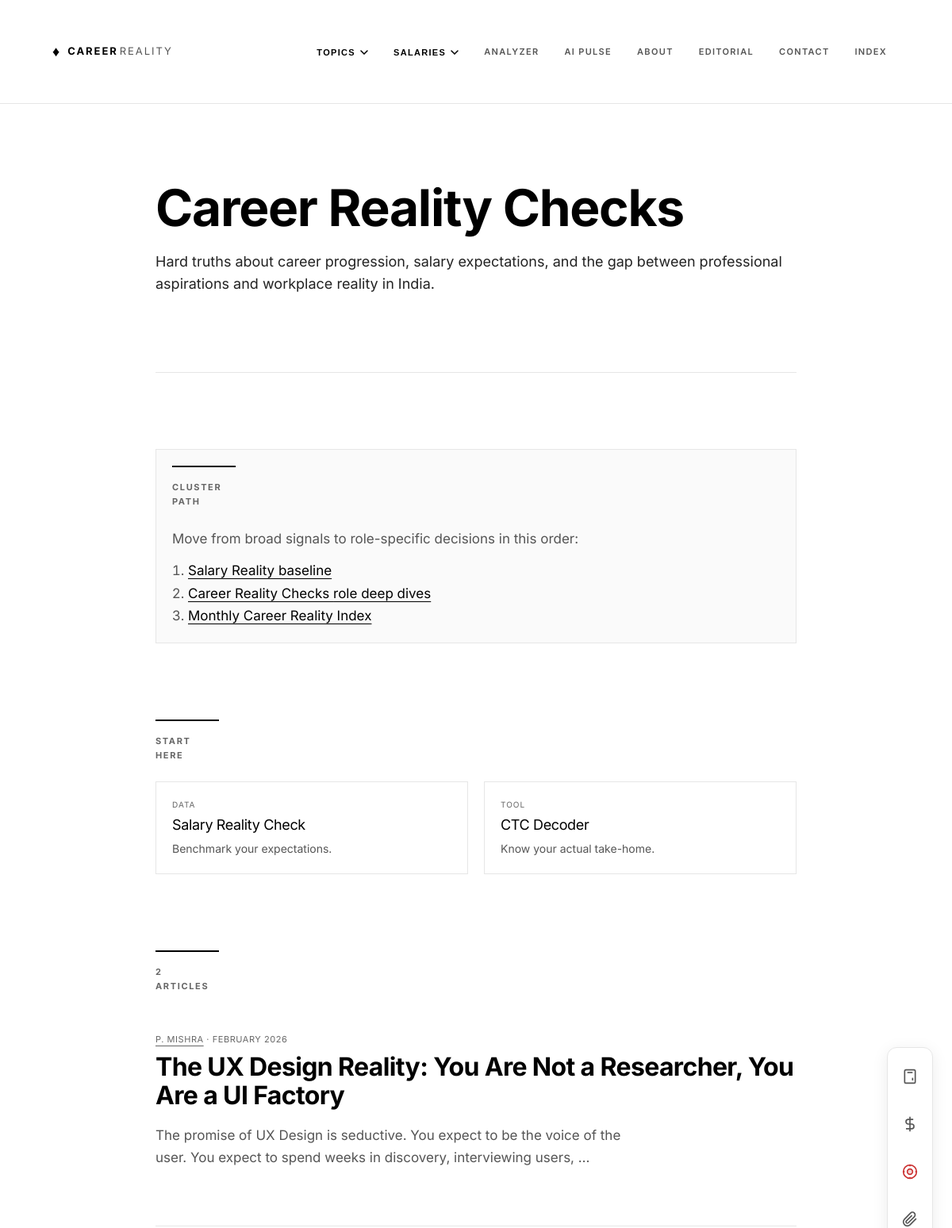
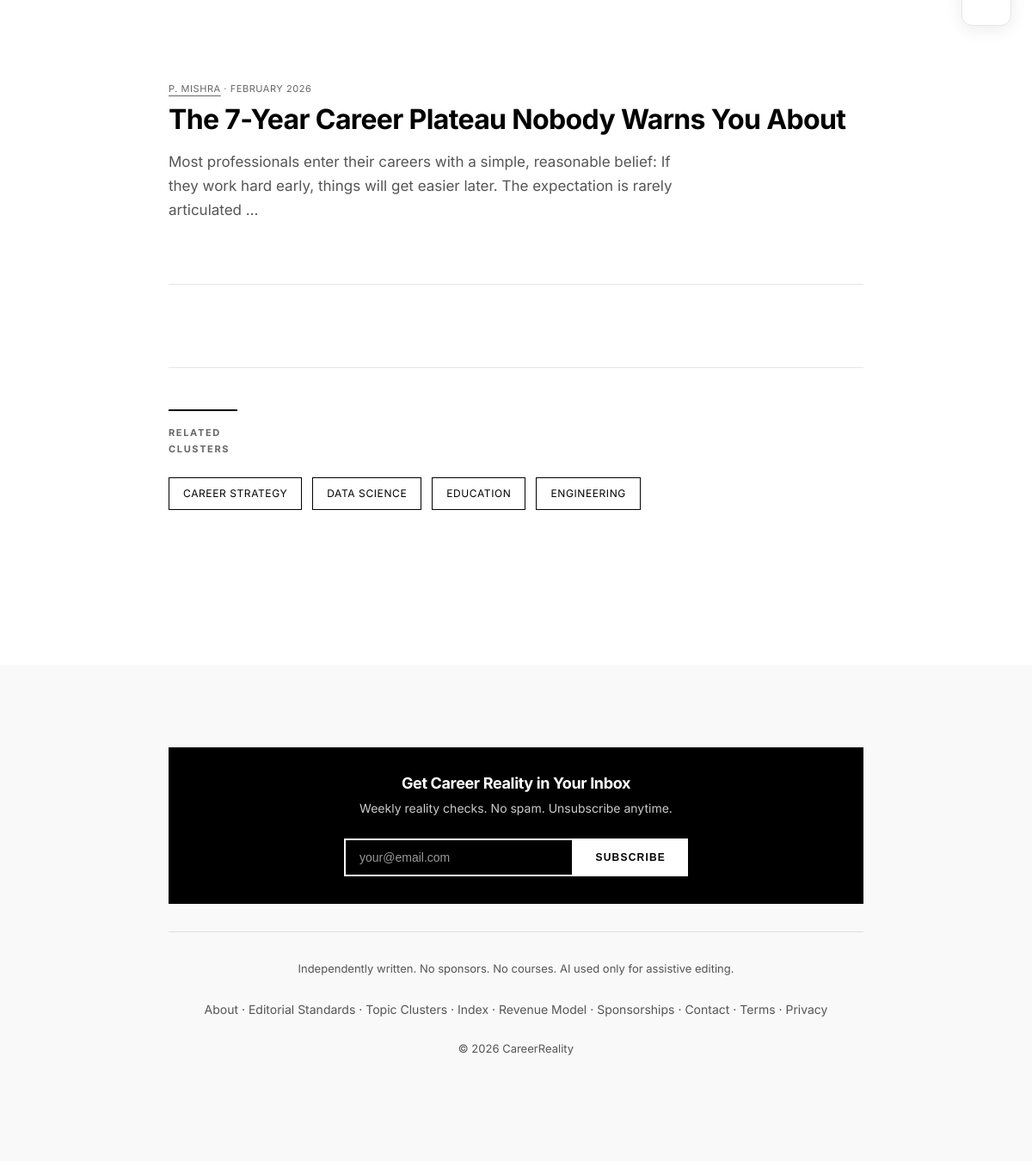
Screenshot of /category/career-reality-checks/ with the database file from the repository (2 pictures, top to bottom).
### content/models.py (models this page shows, shortened)
class Category(models.Model):
    name = models.CharField(max_length=100)
    slug = models.SlugField(unique=True)
    description = models.TextField(blank=True)
    order = models.PositiveIntegerField(default=0, help_text="Display order (0 = first)")
    class Meta:
        verbose_name_plural = "Categories"
        ordering = ['order', 'name']

class Article(models.Model):
    STATUS_CHOICES = [
        ('draft', 'Draft'),
        ('published', 'Published'),
    ]
    title = models.CharField(max_length=200)
    slug = models.SlugField(unique=True, max_length=200)
    author = models.ForeignKey(Author, on_delete=models.PROTECT)
    category = models.ForeignKey(Category, on_delete=models.PROTECT)
    status = models.CharField(max_length=20, choices=STATUS_CHOICES, default='draft')
    target_persona = models.TextField(help_text="Who is this specific article for?")
    who_should_avoid = models.TextField(help_text="Trust Signal: Who should NOT pursue this?")
    common_expectation = models.TextField(help_text="The Myth / What people think")
    actual_reality = models.TextField(help_text="The Truth / What it's actually like")
    salary_reality = models.TextField(help_text="Real data tables/ranges. No hype.")
    stuck_point = models.TextField(help_text="Where most people fail or plateau")
    verdict = models.TextField(help_text="Final honest conclusion")
    meta_title = models.CharField(max_length=60, help_text="SEO Title (max 60 chars)")
    meta_description = models.CharField(max_length=160, help_text="SEO Description (max 160 chars)")
    published_at = models.DateTimeField(blank=True, null=True)
    updated_at = models.DateTimeField(auto_now=True)
    last_reality_check = models.DateField(blank=True, null=True, help_text="Date of last factual review")

class Author(models.Model):
    name = models.CharField(max_length=100, help_text="Real human name (Proof of life)")
    display_name = models.CharField(max_length=100, help_text="Public brand-safe name")
    bio = models.TextField()
    profile_image = models.ImageField(upload_to='authors/', blank=True, null=True)
    linkedin_url = models.URLField(help_text="Critical Trust Signal")
    experience_summary = models.CharField(max_length=255, blank=True, help_text="e.g. '10+ years in Fintech Product Management'")
    is_active = models.BooleanField(default=True)

### content/views.py (the view)
# urls.py: path('category/<slug:slug>/', views.category_detail, name='category_detail'),
@cache_page(300)
def category_detail(request, slug):
    category = get_object_or_404(Category, slug=slug)
    og_title = f"{category.name} Careers in India - Career Reality"
    og_description = f"Reality checks and insights about {category.name.lower()} careers in India. Salary expectations, trade-offs, and growth risks."
    articles = Article.objects.filter(category=category, status='published').order_by('-published_at')
    related_categories = Category.objects.exclude(id=category.id).order_by('order', 'name')[:4]
    return render(request, 'content/category_detail.html', {
        'category': category,
        'articles': articles,
        'related_categories': related_categories,
        'og_title': og_title,
        'og_description': og_description,
        'twitter_title': og_title,
        'twitter_description': og_description,
    })

### core/context_processors.py (called while the page is built)
def seo_defaults(request):
    canonical_url = f"{request.scheme}://{request.get_host()}{request.path}"
    categories = []
    try:
        from content.models import Category
        categories = Category.objects.all()
    except Exception:
        categories = []
    return {
        "article_meta_title": "",
        "article_meta_description": "",
        "og_type": "",
        "og_title": "",
        "og_description": "",
        "og_image": "",
        "twitter_title": "",
        "twitter_description": "",
        "twitter_image": "",
        "meta_robots": "index, follow",
        "canonical_url": canonical_url,
        "categories": categories,
    }

### templates/content/category_detail.html (shortened to what this page needs)
{% extends "base.html" %}
{% load static %}
{% block content %}
<section class="container-medium" style="margin-top: var(--space-lg); margin-bottom: var(--space-xl);">
    <h1 style="margin-bottom: var(--space-sm);">{{ category.name }}</h1>
    {% if category.description %}
    <p style="font-size: 18px; color: var(--c-grey-dark); margin-bottom: var(--space-lg); line-height: 1.6;">
        {{ category.description }}
    </p>
    {% else %}
    <p style="font-size: 18px; color: var(--c-grey-dark); margin-bottom: var(--space-lg); line-height: 1.6;">
        Reality checks and uncomfortable truths about {{ category.name|lower }} careers in India.
    </p>
    {% endif %}
    <hr class="editorial-divider" style="margin-bottom: var(--space-lg);">
    <div style="border: 1px solid var(--c-divider); padding: 1.25rem; margin-bottom: var(--space-lg); background: #fafafa;">
        <span class="section-label">CLUSTER PATH</span>
        <p style="margin-top: 0.75rem; margin-bottom: 0.75rem; color: var(--c-grey-mid);">
            Move from broad signals to role-specific decisions in this order:
        </p>
        <ol style="margin: 0; padding-left: 20px;">
            <li><a href="{% url 'salary_reality' %}" style="text-decoration: underline;">Salary Reality baseline</a></li>
            <li><a href="{% url 'category_detail' category.slug %}" style="text-decoration: underline;">{{ category.name }} role deep dives</a></li>
            <li><a href="{% url 'career_reality_index' %}" style="text-decoration: underline;">Monthly Career Reality Index</a></li>
        </ol>
    </div>
    <div style="margin-bottom: var(--space-lg);">
        <span class="section-label">START HERE</span>
        <div style="display: grid; grid-template-columns: repeat(auto-fit, minmax(220px, 1fr)); gap: 1.25rem;">
            <a href="{% url 'salary_reality' %}"
                style="border: 1px solid var(--c-divider); padding: 1.25rem; text-decoration: none;">
                <div style="font-size: 10px; text-transform: uppercase; letter-spacing: 0.1em; color: var(--c-grey-light);">Data</div>
                <h3 style="margin: 0.5rem 0; font-size: 18px;">Salary Reality Check</h3>
                <p style="margin: 0; color: var(--c-grey-mid); font-size: 14px;">Benchmark your expectations.</p>
            </a>
            <a href="{% url 'salary_calculator' %}"
                style="border: 1px solid var(--c-divider); padding: 1.25rem; text-decoration: none;">
                <div style="font-size: 10px; text-transform: uppercase; letter-spacing: 0.1em; color: var(--c-grey-light);">Tool</div>
                <h3 style="margin: 0.5rem 0; font-size: 18px;">CTC Decoder</h3>
                <p style="margin: 0; color: var(--c-grey-mid); font-size: 14px;">Know your actual take-home.</p>
            </a>
        </div>
    </div>
    {% if articles %}
    <span class="section-label">{{ articles.count }} ARTICLE{% if articles.count != 1 %}S{% endif %}</span>
    <div class="article-list" style="margin-top: var(--space-md);">
        {% for article in articles %}
        <div class="article-list-item">
            <div class="article-list-meta">
                <a href="{% url 'author_detail' article.author.id %}"
                    style="color: inherit; text-decoration: underline;">{{ article.author.display_name }}</a> &middot; {{ article.updated_at|date:"F Y" }}
            </div>
            <h3 class="article-list-title">
                <a href="{% url 'article_detail' article.slug %}">
                    {{ article.title }}
                </a>
            </h3>
            <p class="article-list-summary">
                {{ article.common_expectation|striptags|truncatewords:25 }}
            </p>
        </div>
        {% endfor %}
    </div>
    {% else %}
    <p style="color: var(--c-grey-mid);">
        No published articles in this category yet.
    </p>
    {% endif %}
    {% if related_categories %}
    <div style="margin-top: var(--space-lg); border-top: 1px solid #e5e5e5; padding-top: var(--space-md);">
        <span class="section-label">RELATED CLUSTERS</span>
        <div style="display: flex; flex-wrap: wrap; gap: 0.75rem; margin-top: 1rem;">
            {% for related in related_categories %}
            <a href="{% url 'category_detail' related.slug %}"
                style="display: inline-block; padding: 0.5rem 1rem; border: 1px solid var(--c-black); text-decoration: none; font-size: 12px; text-transform: uppercase; letter-spacing: 0.05em;">
                {{ related.name }}
            </a>
            {% endfor %}
        </div>
    </div>
    {% endif %}
</section>
{% endblock %}

### static/css/style.css (style rules this page uses)
:root { --c-white: #ffffff; --c-black: #000000; --c-grey-dark: #222222; --c-grey-mid: #555555; --c-grey-light: #666666; --c-divider: #e6e6e6; --c-bg-footer: #f9f9f9; --w-wide: 1100px; --w-medium: 840px; --w-narrow: 640px; --space-sm: 16px; --space-md: 48px; --space-lg: 96px; --space-xl: 180px; }
* { box-sizing: border-box; }
body { background-color: var(--c-white); color: var(--c-grey-mid); color: var(--c-grey-mid); font-family: 'Inter', -apple-system, BlinkMacSystemFont, "Segoe UI", Roboto, Helvetica, Arial, sans-serif; font-size: 17px; line-height: 1.65; margin: 0; padding: 0; -webkit-font-smoothing: antialiased; overflow-x: hidden; width: 100%; overflow-wrap: break-word; }
html { overflow-x: hidden; }
.container-medium { max-width: var(--w-medium); margin: 0 auto; padding: 0 var(--space-sm); }
h1, h2, h3 { color: var(--c-black); line-height: 1.1; letter-spacing: -0.02em; }
h1 { font-size: 64px; font-weight: 700; margin-top: 0; margin-bottom: var(--space-sm); color: var(--c-black); }
h3 { font-size: 20px; font-weight: 500; }
p { margin-bottom: 24px; max-width: 100%; }
.editorial-divider { border: none; border-top: 1px solid var(--c-divider); margin: 0; width: 100%; }
.section-label { font-size: 11px; font-weight: 700; text-transform: uppercase; letter-spacing: 0.15em; color: var(--c-grey-light); margin-bottom: 24px; display: block; border-top: 2px solid var(--c-black); padding-top: 16px; width: 80px; }
.article-list-item { margin-bottom: var(--space-lg); padding-bottom: var(--space-md); border-bottom: 1px solid var(--c-divider); }
.article-list-meta { font-size: 11px; text-transform: uppercase; letter-spacing: 0.05em; color: var(--c-grey-light); margin-bottom: text-bottom; }
.article-list-title { font-size: 32px; font-weight: 700; margin: 8px 0 12px 0; line-height: 1.15; }
.article-list-title a { text-decoration: none; color: var(--c-black); }
.article-list-summary { font-size: 17px; color: var(--c-grey-mid); max-width: 600px; }

### rows the page displays
Category: name "Career Reality Checks", description "Hard truths about career progression, salary expectations, and the gap between professional aspirations and workplace reality in India."
Article: author.display_name "P. MISHRA", updated_at "FEBRUARY 2026", title "The UX Design Reality: You Are Not a Researcher, You Are a UI Factory", common_expectation "The promise of UX Design is seductive. You expect to be the voice of the user. You expect to spend weeks in discovery, interviewing users, …"
Article: author.display_name "P. MISHRA", updated_at "FEBRUARY 2026", title "The 7-Year Career Plateau Nobody Warns You About", common_expectation "Most professionals enter their careers with a simple, reasonable belief: If they work hard early, things will get easier later. The expectation is rarely articulated …"
Category: name "CAREER STRATEGY"
Category: name "DATA SCIENCE"
Category: name "EDUCATION"
Category: name "ENGINEERING"

### other values shown
{{ articles.count }} "2"
